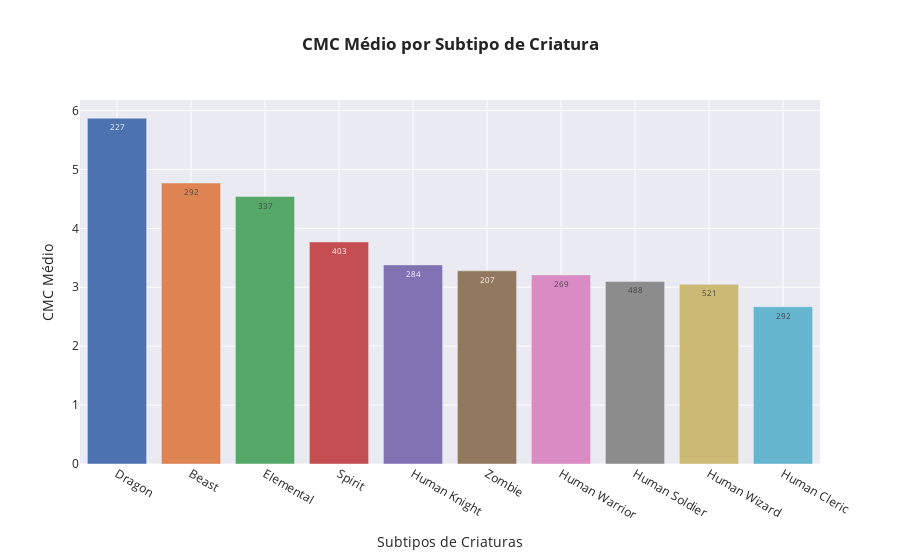

Notebook source saved alongside this figure:
### Code cell
fig_avg_cmc

### Figure 1 — Plotly figure (JSON) as saved in the notebook; plotly's stock layout.template omitted (floating-point values rounded to 4 significant figures)
{"data": [{"alignmentgroup": "True", "hovertemplate": "Subtipos de Criaturas=%{x}<br>CMC Médio=%{y}<br>TYPE_COUNT=%{text}<extra></extra>", "legendgroup": "Dragon", "marker": {"color": "rgb(76,114,176)", "pattern": {"shape": ""}}, "name": "Dragon", "offsetgroup": "Dragon", "orientation": "v", "showlegend": true, "text": [227], "textfont": {"size": 8}, "textposition": "auto", "type": "bar", "x": ["Dragon"], "xaxis": "x", "y": [5.87], "yaxis": "y"}, {"alignmentgroup": "True", "hovertemplate": "Subtipos de Criaturas=%{x}<br>CMC Médio=%{y}<br>TYPE_COUNT=%{text}<extra></extra>", "legendgroup": "Beast", "marker": {"color": "rgb(221,132,82)", "pattern": {"shape": ""}}, "name": "Beast", "offsetgroup": "Beast", "orientation": "v", "showlegend": true, "text": [292], "textfont": {"size": 8}, "textposition": "auto", "type": "bar", "x": ["Beast"], "xaxis": "x", "y": [4.77], "yaxis": "y"}, {"alignmentgroup": "True", "hovertemplate": "Subtipos de Criaturas=%{x}<br>CMC Médio=%{y}<br>TYPE_COUNT=%{text}<extra></extra>", "legendgroup": "Elemental", "marker": {"color": "rgb(85,168,104)", "pattern": {"shape": ""}}, "name": "Elemental", "offsetgroup": "Elemental", "orientation": "v", "showlegend": true, "text": [337], "textfont": {"size": 8}, "textposition": "auto", "type": "bar", "x": ["Elemental"], "xaxis": "x", "y": [4.54], "yaxis": "y"}, {"alignmentgroup": "True", "hovertemplate": "Subtipos de Criaturas=%{x}<br>CMC Médio=%{y}<br>TYPE_COUNT=%{text}<extra></extra>", "legendgroup": "Spirit", "marker": {"color": "rgb(196,78,82)", "pattern": {"shape": ""}}, "name": "Spirit", "offsetgroup": "Spirit", "orientation": "v", "showlegend": true, "text": [403], "textfont": {"size": 8}, "textposition": "auto", "type": "bar", "x": ["Spirit"], "xaxis": "x", "y": [3.77], "yaxis": "y"}, {"alignmentgroup": "True", "hovertemplate": "Subtipos de Criaturas=%{x}<br>CMC Médio=%{y}<br>TYPE_COUNT=%{text}<extra></extra>", "legendgroup": "Human Knight", "marker": {"color": "rgb(129,114,179)", "pattern": {"shape": ""}}, "name": "Human Knight", "offsetgroup": "Human Knight", "orientation": "v", "showlegend": true, "text": [284], "textfont": {"size": 8}, "textposition": "auto", "type": "bar", "x": ["Human Knight"], "xaxis": "x", "y": [3.38], "yaxis": "y"}, {"alignmentgroup": "True", "hovertemplate": "Subtipos de Criaturas=%{x}<br>CMC Médio=%{y}<br>TYPE_COUNT=%{text}<extra></extra>", "legendgroup": "Zombie", "marker": {"color": "rgb(147,120,96)", "pattern": {"shape": ""}}, "name": "Zombie", "offsetgroup": "Zombie", "orientation": "v", "showlegend": true, "text": [207], "textfont": {"size": 8}, "textposition": "auto", "type": "bar", "x": ["Zombie"], "xaxis": "x", "y": [3.28], "yaxis": "y"}, {"alignmentgroup": "True", "hovertemplate": "Subtipos de Criaturas=%{x}<br>CMC Médio=%{y}<br>TYPE_COUNT=%{text}<extra></extra>", "legendgroup": "Human Warrior", "marker": {"color": "rgb(218,139,195)", "pattern": {"shape": ""}}, "name": "Human Warrior", "offsetgroup": "Human Warrior", "orientation": "v", "showlegend": true, "text": [269], "textfont": {"size": 8}, "textposition": "auto", "type": "bar", "x": ["Human Warrior"], "xaxis": "x", "y": [3.21], "yaxis": "y"}, {"alignmentgroup": "True", "hovertemplate": "Subtipos de Criaturas=%{x}<br>CMC Médio=%{y}<br>TYPE_COUNT=%{text}<extra></extra>", "legendgroup": "Human Soldier", "marker": {"color": "rgb(140,140,140)", "pattern": {"shape": ""}}, "name": "Human Soldier", "offsetgroup": "Human Soldier", "orientation": "v", "showlegend": true, "text": [488], "textfont": {"size": 8}, "textposition": "auto", "type": "bar", "x": ["Human Soldier"], "xaxis": "x", "y": [3.1], "yaxis": "y"}, {"alignmentgroup": "True", "hovertemplate": "Subtipos de Criaturas=%{x}<br>CMC Médio=%{y}<br>TYPE_COUNT=%{text}<extra></extra>", "legendgroup": "Human Wizard", "marker": {"color": "rgb(204,185,116)", "pattern": {"shape": ""}}, "name": "Human Wizard", "offsetgroup": "Human Wizard", "orientation": "v", "showlegend": true, "text": [521], "textfont": {"size": 8}, "textposition": "auto", "type": "bar", "x": ["Human Wizard"], "xaxis": "x", "y": [3.05], "yaxis": "y"}, {"alignmentgroup": "True", "hovertemplate": "Subtipos de Criaturas=%{x}<br>CMC Médio=%{y}<br>TYPE_COUNT=%{text}<extra></extra>", "legendgroup": "Human Cleric", "marker": {"color": "rgb(100,181,205)", "pattern": {"shape": ""}}, "name": "Human Cleric", "offsetgroup": "Human Cleric", "orientation": "v", "showlegend": true, "text": [292], "textfont": {"size": 8}, "textposition": "auto", "type": "bar", "x": ["Human Cleric"], "xaxis": "x", "y": [2.67], "yaxis": "y"}], "layout": {"autosize": true, "barmode": "relative", "legend": {"title": {"text": "Subtipos de Criaturas"}, "tracegroupgap": 0}, "showlegend": false, "title": {"text": "<b>CMC Médio por Subtipo de Criatura"}, "xaxis": {"anchor": "y", "autorange": true, "categoryarray": ["Dragon", "Beast", "Elemental", "Spirit", "Human Knight", "Zombie", "Human Warrior", "Human Soldier", "Human Wizard", "Human Cleric"], "categoryorder": "array", "domain": [0, 1], "range": [-0.5, 9.5], "title": {"text": "Subtipos de Criaturas"}, "type": "category"}, "yaxis": {"anchor": "x", "autorange": true, "domain": [0, 1], "range": [0, 6.179], "tickformat": "000", "title": {"text": "CMC Médio"}, "type": "linear"}}}
